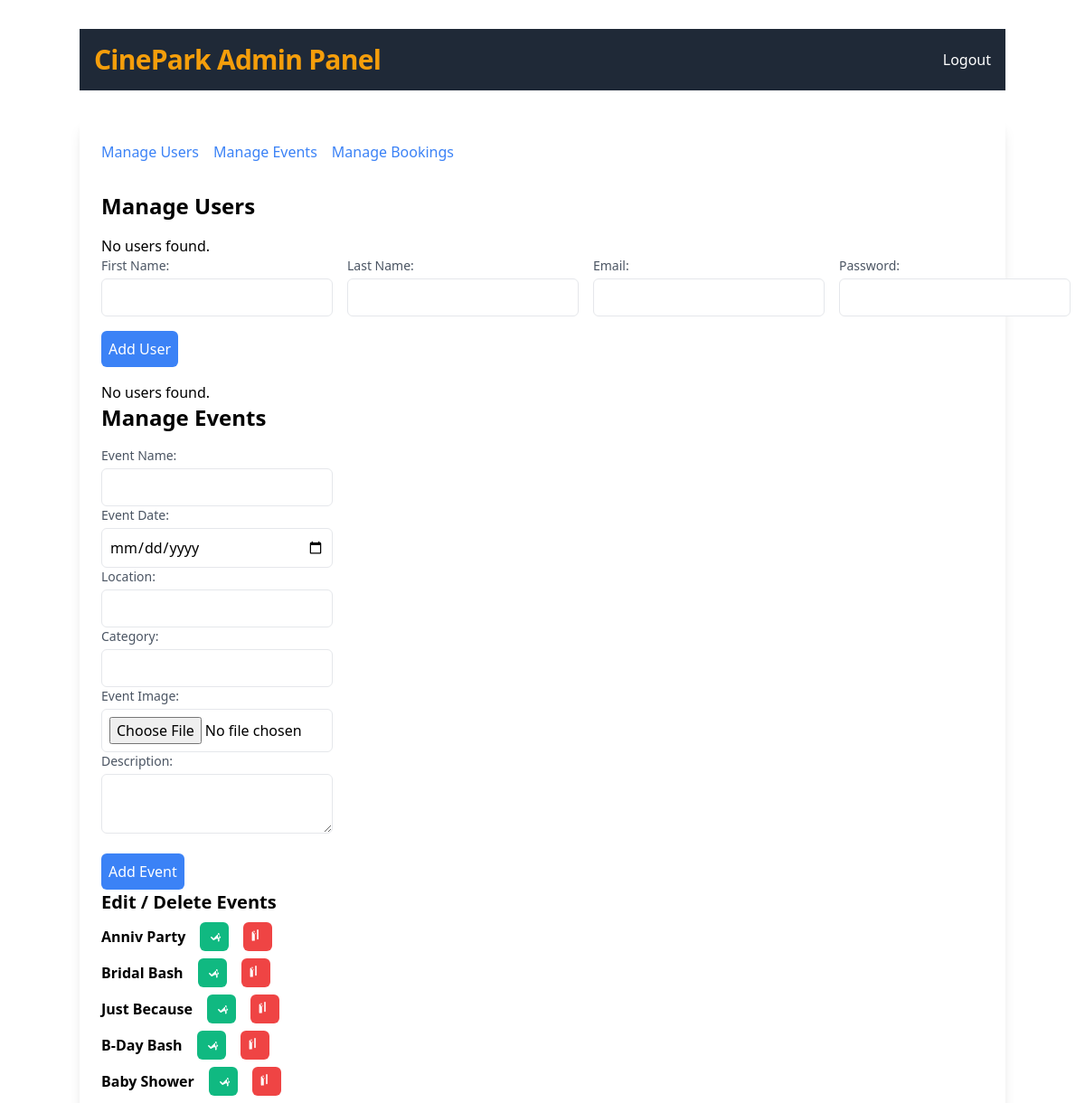
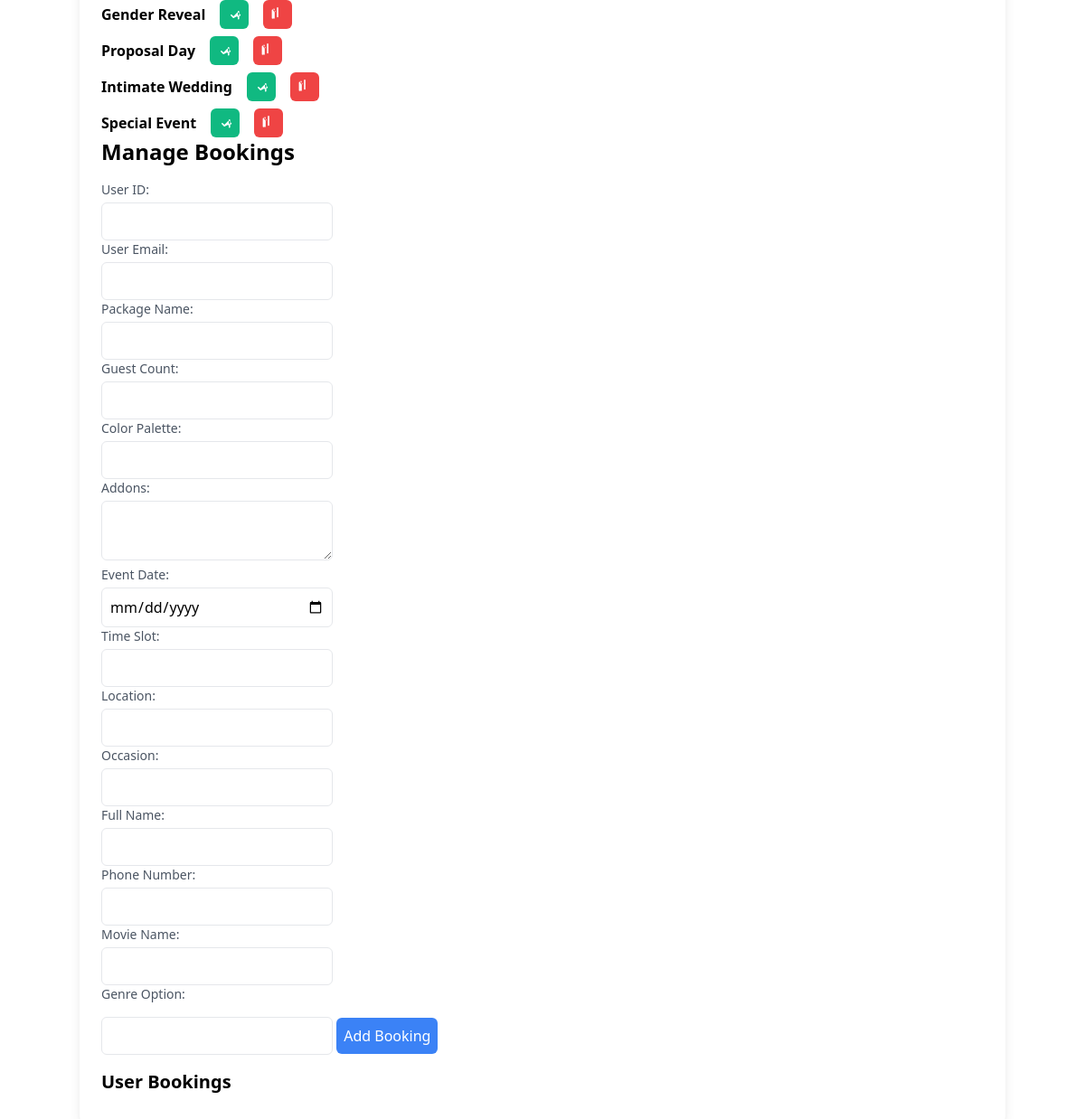
The app's page /admin.php with its own data (2 pictures, top to bottom).
### tables this page shows
CREATE TABLE events (
    event_id INT PRIMARY KEY AUTO_INCREMENT,
    event_name VARCHAR(50) NOT NULL,
    event_date DATE,
    location VARCHAR(255) NOT NULL,
    category VARCHAR(255) NOT NULL,
    image_url VARCHAR(255) NOT NULL,
    description TEXT,
    created_at TIMESTAMP DEFAULT CURRENT_TIMESTAMP,
    updated_at TIMESTAMP DEFAULT CURRENT_TIMESTAMP ON UPDATE CURRENT_TIMESTAMP
);

### admin_functions.php (the view, shortened to what this page needs)
<?php
function displayUsers($conn) {
    $sql = "SELECT * FROM users";
    $result = $conn->query($sql);
    if ($result->num_rows > 0) {
        echo '<table>';
        echo '<tr><th>ID</th><th>First Name</th><th>Last Name</th><th>Email</th><th>Actions</th></tr>';
        while ($row = $result->fetch_assoc()) {
            echo '<tr>';
            echo '<td>' . $row['id'] . '</td>';
            echo '<td>' . $row['first_name'] . '</td>';
            echo '<td>' . $row['last_name'] . '</td>';
            echo '<td>' . $row['email'] . '</td>';
            echo '<td><a href="?edit_user=' . $row['id'] . '">Edit</a> | <a href="?delete_user=' . $row['id'] . '">Delete</a></td>';
            echo '</tr>';
        }
        echo '</table>';
    } else {
        echo 'No users found.';
    }
}
function displayEditDeleteUserForms($conn)
{
    $usersQuery = "SELECT * FROM users";
    $usersResult = $conn->query($usersQuery);
    if ($usersResult && $usersResult->num_rows > 0) {
        echo '<h3 class="text-xl font-bold mb-2">Edit / Delete Users</h3>';
        echo '<ul class="space-y-2">';
        while ($user = $usersResult->fetch_assoc()) {
            echo '<li class="flex items-center space-x-4">';
            echo '<span class="font-bold">' . $user['first_name'] . ' ' . $user['last_name'] . '</span>';
            echo '<form method="post" action="" class="flex items-center">';
            echo '<input type="hidden" name="edit_user_id" value="' . $user['id'] . '">';
            echo '<button type="submit" name="edit_user" class="p-2 bg-green-500 text-white rounded-md hover:bg-green-700 focus:outline-none focus:border-green-700">';
            echo '<svg xmlns="http://www.w3.org/2000/svg" viewBox="0 0 20 20" fill="currentColor" class="h-4 w-4">';
            echo '<path fill-rule="evenodd" d="M16 5a1 1 0 0 0-1 1v10a1 1 0 0 0 2 0V6a1 1 0 0 0-1-1zm-2.586 7.707a1 1 0 0 0 1.414 0L16 10.414l1.293 1.293a1 1 0 0 0 1.414-1.414l-3-3a1 1 0 0 0-1.414 0L9 12.586l-2.293-2.293a1 1 0 0 0-1.414 1.414l3 3a1 1 0 0 0 1.414 0L14 12.586l2.293 2.293z"/>';
            echo '</svg>';
            echo '</button>';
            echo '</form>';
            echo '<form method="post" action="" class="flex items-center">';
            echo '<input type="hidden" name="delete_user_id" value="' . $user['id'] . '">';
            echo '<button type="submit" name="delete_user" class="p-2 bg-red-500 text-white rounded-md hover:bg-red-700 focus:outline-none focus:border-red-700">';
            echo '<svg xmlns="http://www.w3.org/2000/svg" viewBox="0 0 20 20" fill="currentColor" class="h-4 w-4">';
            echo '<path fill-rule="evenodd" d="M5 2a1 1 0 0 1 1 1v12a1 1 0 0 1-2 0V3a1 1 0 0 1 1-1zm4-1a1 1 0 0 1 2 0v12a1 1 0 0 1-2 0V1zM2 4a1 1 0 0 1 1-1h1.111a1 1 0 0 1 .555.166l.554.37 1.486 1.486a1 1 0 1 1-1.414 1.414L4 4.414V15a1 1 0 0 1-2 0V4z"/>';
            echo '</svg>';
            echo '</button>';
            echo '</form>';
            echo '</li>';
        }
        echo '</ul>';
    } else {
        echo '<p>No users found.</p>';
    }
}
function displayEditDeleteEventForms($conn)
{
    $eventsQuery = "SELECT * FROM events";
    $eventsResult = $conn->query($eventsQuery);
    if ($eventsResult && $eventsResult->num_rows > 0) {
        echo '<h3 class="text-xl font-bold mb-2">Edit / Delete Events</h3>';
        echo '<ul class="space-y-2">';
        while ($event = $eventsResult->fetch_assoc()) {
            echo '<li class="flex items-center space-x-4">';
            echo '<span class="font-bold">' . $event['event_name'] . '</span>';
            echo '<form method="post" action="" class="flex items-center">';
            echo '<button type="submit" name="edit_event" class="p-2 bg-green-500 text-white rounded-md hover:bg-green-700 focus:outline-none focus:border-green-700">';
            echo '</button>';
            echo '</form>';
            echo '<form method="post" action="" class="flex items-center">';
            echo '<button type="submit" name="delete_event" class="p-2 bg-red-500 text-white rounded-md hover:bg-red-700 focus:outline-none focus:border-red-700">';
            echo '</button>';
            echo '</form>';
            echo '</li>';
        }
        echo '</ul>';
    } else {
        echo '<p>No events found.</p>';
    }
}
function displayEditDeleteBookingForms($conn)
{
    $bookingsQuery = "SELECT * FROM bookings";
    $bookingsResult = $conn->query($bookingsQuery);
    if ($bookingsResult) {
        echo '<h3 class="text-xl font-bold mb-2">User Bookings</h3>';
    } else {
        echo '<p>No bookings found.</p>';
    }
}
?>

### admin.php (shortened to what this page needs)
<?php
include "db.php";
include "admin_functions.php";
?>
<!DOCTYPE html>
<html lang="en">
<head>
    <link href="https://cdn.jsdelivr.net/npm/tailwindcss@2.2.19/dist/tailwind.min.css" rel="stylesheet">
</head>
<body>
    <div class="container mx-auto py-8">
        <div class="header bg-gray-800 text-white p-4">
            <div class="container mx-auto flex justify-between items-center">
                <h1 class="text-3xl font-extrabold tracking-tight text-yellow-500">CinePark Admin Panel</h1>
                <div class="flex items-center space-x-4">
                    <a href="../login.html" class="hover:text-gray-500 transition duration-300 ease-in-out">Logout</a>
                </div>
            </div>
        </div>
        <div class="admin-dashboard container mx-auto bg-white shadow-lg mt-8 p-6 rounded-lg">
            <ul class="flex space-x-4 mb-8">
                <li><a href="#users" class="text-blue-500 hover:text-blue-700">Manage Users</a></li>
                <li><a href="#events" class="text-blue-500 hover:text-blue-700">Manage Events</a></li>
                <li><a href="#bookings" class="text-blue-500 hover:text-blue-700">Manage Bookings</a></li>
            </ul>
            <section id="users">
                <h2 class="text-2xl font-bold mb-4">Manage Users</h2>
                <?php displayUsers($conn); ?>
                <form method="post" action="" class="mb-4">
                    <div class="flex space-x-4">
                        <div>
                            <label for="first_name" class="block text-sm font-medium text-gray-600">First Name:</label>
                            <input type="text" name="first_name" required
                                class="mt-1 p-2 border rounded-md w-64 focus:outline-none focus:border-blue-500">
                        </div>
                        <div>
                            <label for="last_name" class="block text-sm font-medium text-gray-600">Last Name:</label>
                            <input type="text" name="last_name" required
                                class="mt-1 p-2 border rounded-md w-64 focus:outline-none focus:border-blue-500">
                        </div>
                        <div>
                            <label for="email" class="block text-sm font-medium text-gray-600">Email:</label>
                            <input type="email" name="email" required
                                class="mt-1 p-2 border rounded-md w-64 focus:outline-none focus:border-blue-500">
                        </div>
                        <div>
                            <label for="password" class="block text-sm font-medium text-gray-600">Password:</label>
                            <input type="password" name="password" required
                                class="mt-1 p-2 border rounded-md w-64 focus:outline-none focus:border-blue-500">
                        </div>
                    </div>
                    <button type="submit" name="add_user"
                        class="mt-4 p-2 bg-blue-500 text-white rounded-md hover:bg-blue-700 focus:outline-none focus:border-blue-700">
                        Add User
                    </button>
                </form>
                <?php displayEditDeleteUserForms($conn); ?>
            </section>
            <section id="events">
                <h2 class="text-2xl font-bold mb-4">Manage Events</h2>
                <form method="post" action="" enctype="multipart/form-data">
                    <label for="event_name" class="block text-sm font-medium text-gray-600">Event Name:</label>
                    <input type="text" name="event_name" class="mt-1 p-2 border rounded-md w-64 focus:outline-none focus:border-blue-500" required>
                    <br>
                    <label for="event_date" class="block text-sm font-medium text-gray-600">Event Date:</label>
                    <input type="date" name="event_date" class="mt-1 p-2 border rounded-md w-64 focus:outline-none focus:border-blue-500" required>
                    <br>
                    <label for="location" class="block text-sm font-medium text-gray-600">Location:</label>
                    <input type="text" name="location" class="mt-1 p-2 border rounded-md w-64 focus:outline-none focus:border-blue-500" required>
                    <br>
                    <label for="category" class="block text-sm font-medium text-gray-600">Category:</label>
                    <input type="text" name="category" class="mt-1 p-2 border rounded-md w-64 focus:outline-none focus:border-blue-500">
                    <br>
                    <label for="event_image" class="block text-sm font-medium text-gray-600">Event Image:</label>
                    <input type="file" name="event_image" accept="image/*" class="mt-1 p-2 border rounded-md w-64 focus:outline-none focus:border-blue-500">
                    <br>
                    <label for="description" class="block text-sm font-medium text-gray-600">Description:</label>
                    <textarea name="description" class="mt-1 p-2 border rounded-md w-64 focus:outline-none focus:border-blue-500"></textarea>
                    <br>
                    <button type="submit" name="add_event"   class="mt-4 p-2 bg-blue-500 text-white rounded-md hover:bg-blue-700 focus:outline-none focus:border-blue-700">Add Event</button>
                </form>
                <?php displayEditDeleteEventForms($conn); ?>
            </section>
            <section id="bookings">
                <h2 class="text-2xl font-bold mb-4">Manage Bookings</h2>
                <form method="post" action="" class="mb-4">
    <label for="user_id" class="block text-sm font-medium text-gray-600">User ID:</label>
    <input type="text" name="user_id" required
        class="mt-1 p-2 border rounded-md w-64 focus:outline-none focus:border-blue-500">
    <label for="user_email" class="block text-sm font-medium text-gray-600">User Email:</label>
    <input type="email" name="user_email" required
        class="mt-1 p-2 border rounded-md w-64 focus:outline-none focus:border-blue-500">
    <label for="package_name" class="block text-sm font-medium text-gray-600">Package Name:</label>
    <input type="text" name="package_name" required
        class="mt-1 p-2 border rounded-md w-64 focus:outline-none focus:border-blue-500">
    <label for="guest_count" class="block text-sm font-medium text-gray-600">Guest Count:</label>
    <input type="number" name="guest_count" required
        class="mt-1 p-2 border rounded-md w-64 focus:outline-none focus:border-blue-500">
    <label for="color_palette" class="block text-sm font-medium text-gray-600">Color Palette:</label>
    <input type="text" name="color_palette"
        class="mt-1 p-2 border rounded-md w-64 focus:outline-none focus:border-blue-500">
    <label for="addons" class="block text-sm font-medium text-gray-600">Addons:</label>
    <textarea name="addons"
        class="mt-1 p-2 border rounded-md w-64 focus:outline-none focus:border-blue-500"></textarea>
    <label for="event_date" class="block text-sm font-medium text-gray-600">Event Date:</label>
    <input type="date" name="event_date" required
        class="mt-1 p-2 border rounded-md w-64 focus:outline-none focus:border-blue-500">
    <label for="time_slot" class="block text-sm font-medium text-gray-600">Time Slot:</label>
    <input type="text" name="time_slot" required
        class="mt-1 p-2 border rounded-md w-64 focus:outline-none focus:border-blue-500">
    <label for="location" class="block text-sm font-medium text-gray-600">Location:</label>
    <input type="text" name="location" required
        class="mt-1 p-2 border rounded-md w-64 focus:outline-none focus:border-blue-500">
    <label for="occasion" class="block text-sm font-medium text-gray-600">Occasion:</label>
    <input type="text" name="occasion" required
        class="mt-1 p-2 border rounded-md w-64 focus:outline-none focus:border-blue-500">
    <label for="full_name" class="block text-sm font-medium text-gray-600">Full Name:</label>
    <input type="text" name="full_name" required
        class="mt-1 p-2 border rounded-md w-64 focus:outline-none focus:border-blue-500">
    <label for="phone_number" class="block text-sm font-medium text-gray-600">Phone Number:</label>
    <input type="tel" name="phone_number" required
        class="mt-1 p-2 border rounded-md w-64 focus:outline-none focus:border-blue-500">
    <label for="movie_name" class="block text-sm font-medium text-gray-600">Movie Name:</label>
    <input type="text" name="movie_name"
        class="mt-1 p-2 border rounded-md w-64 focus:outline-none focus:border-blue-500">
    <label for="genre_option" class="block text-sm font-medium text-gray-600">Genre Option:</label>
    <input type="text" name="genre_option"
        class="mt-1 p-2 border rounded-md w-64 focus:outline-none focus:border-blue-500">
    <button type="submit" name="add_booking"
        class="mt-4 p-2 bg-blue-500 text-white rounded-md hover:bg-blue-700 focus:outline-none focus:border-blue-700">
        Add Booking
    </button>
</form>
                <?php displayEditDeleteBookingForms($conn); ?>
            </section>
        </div>
    </div>
</body>
</html>

### records on screen
events: event_name "Anniv Party"
events: event_name "Bridal Bash"
events: event_name "Just Because"
events: event_name "B-Day Bash"
events: event_name "Baby Shower"
events: event_name "Gender Reveal"
events: event_name "Proposal Day"
events: event_name "Intimate Wedding"
events: event_name "Special Event"
